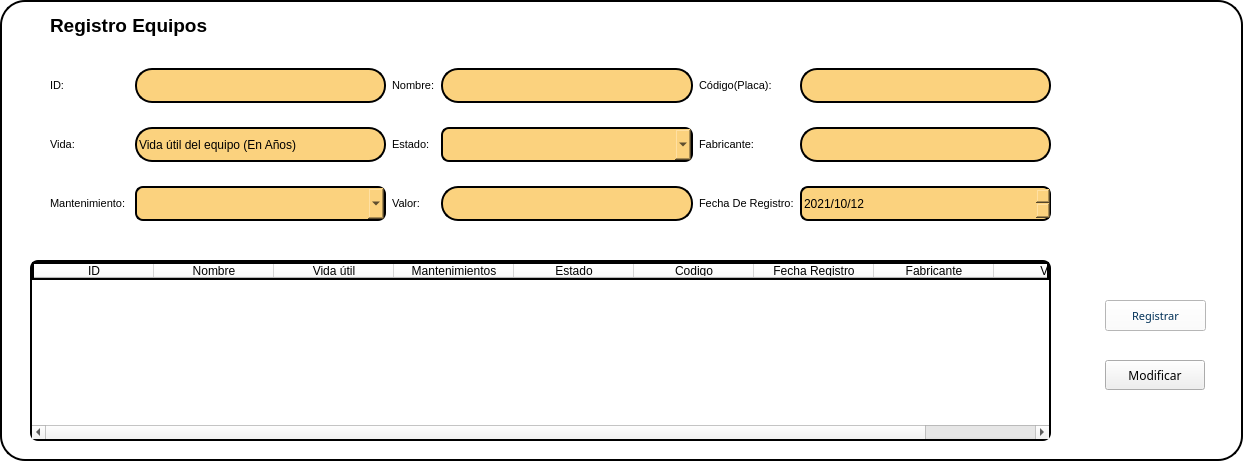
         <widget class="QFrame" name="frame_7">
          <property name="geometry">
           <rect>
            <x>0</x>
            <y>0</y>
            <width>1243</width>
            <height>461</height>
           </rect>
          </property>
          <property name="font">
           <font>
            <family>Montserrat</family>
           </font>
          </property>
          <property name="contextMenuPolicy">
           <enum>Qt::DefaultContextMenu</enum>
          </property>
          <property name="styleSheet">
           <string notr="true">QFrame{
border: 2px solid;
border-radius: 25px;
background: #ffffff;
}
QLineEdit{
Border: 2px solid black;
border-radius: 17px;
Background: #FBD27E;
}
</string>
          </property>
          <property name="frameShape">
           <enum>QFrame::StyledPanel</enum>
          </property>
          <property name="frameShadow">
           <enum>QFrame::Raised</enum>
          </property>
          <widget class="QWidget" name="gridLayoutWidget_9">
           <property name="geometry">
            <rect>
             <x>50</x>
             <y>50</y>
             <width>1001</width>
             <height>191</height>
            </rect>
           </property>
           <layout class="QGridLayout" name="gridLayout_9">
            <item row="0" column="1">
             <widget class="QLineEdit" name="lineEdit_39">
              <property name="minimumSize">
               <size>
                <width>0</width>
                <height>35</height>
               </size>
              </property>
              <property name="font">
               <font>
                <family>Arial</family>
               </font>
              </property>
              <property name="styleSheet">
               <string notr="true"/>
              </property>
             </widget>
            </item>
            <item row="0" column="0">
             <widget class="QLabel" name="label_74">
              <property name="font">
               <font>
                <family>Arial</family>
                <pointsize>8</pointsize>
               </font>
              </property>
              <property name="styleSheet">
               <string notr="true">QLabel{
border: white;
}</string>
              </property>
              <property name="text">
               <string>ID:</string>
              </property>
             </widget>
            </item>
            <item row="1" column="4">
             <widget class="QLabel" name="label_75">
              <property name="font">
               <font>
                <family>Arial</family>
                <pointsize>8</pointsize>
               </font>
              </property>
              <property name="styleSheet">
               <string notr="true">QLabel{
border: white;
}</string>
              </property>
              <property name="text">
               <string>Estado:</string>
              </property>
             </widget>
            </item>
            <item row="0" column="5">
             <widget class="QLineEdit" name="lineEdit_40">
              <property name="minimumSize">
               <size>
                <width>0</width>
                <height>35</height>
               </size>
              </property>
              <property name="font">
               <font>
                <family>Arial</family>
               </font>
              </property>
              <property name="styleSheet">
               <string notr="true"/>
              </property>
             </widget>
            </item>
            <item row="0" column="4">
             <widget class="QLabel" name="label_76">
              <property name="font">
               <font>
                <family>Arial</family>
                <pointsize>8</pointsize>
               </font>
              </property>
              <property name="styleSheet">
               <string notr="true">QLabel{
border: white;
}</string>
              </property>
              <property name="text">
               <string>Nombre:</string>
              </property>
             </widget>
            </item>
            <item row="0" column="7">
             <widget class="QLineEdit" name="lineEdit_41">
              <property name="minimumSize">
               <size>
                <width>0</width>
                <height>35</height>
               </size>
              </property>
              <property name="font">
               <font>
                <family>Arial</family>
               </font>
              </property>
              <property name="styleSheet">
               <string notr="true"/>
              </property>
             </widget>
            </item>
            <item row="0" column="6">
             <widget class="QLabel" name="label_77">
              <property name="font">
               <font>
                <family>Arial</family>
                <pointsize>8</pointsize>
               </font>
              </property>
              <property name="styleSheet">
               <string notr="true">QLabel{
border: white;
}</string>
              </property>
              <property name="text">
               <string>Código(Placa):</string>
              </property>
             </widget>
            </item>
            <item row="1" column="7">
             <widget class="QLineEdit" name="lineEdit_42">
              <property name="minimumSize">
               <size>
                <width>0</width>
                <height>35</height>
               </size>
              </property>
              <property name="font">
               <font>
                <family>Arial</family>
               </font>
              </property>
              <property name="styleSheet">
               <string notr="true"/>
              </property>
             </widget>
            </item>
            <item row="1" column="1">
             <widget class="QLineEdit" name="lineEdit_43">
              <property name="minimumSize">
               <size>
                <width>0</width>
                <height>35</height>
               </size>
              </property>
              <property name="font">
               <font>
                <family>Arial</family>
               </font>
              </property>
              <property name="styleSheet">
               <string notr="true"/>
              </property>
              <property name="text">
               <string>Vida útil del equipo (En Años)</string>
              </property>
             </widget>
            </item>
            <item row="1" column="0">
             <widget class="QLabel" name="label_79">
              <property name="font">
               <font>
                <family>Arial</family>
                <pointsize>8</pointsize>
               </font>
              </property>
              <property name="styleSheet">
               <string notr="true">QLabel{
border: white;
}</string>
              </property>
              <property name="text">
               <string>Vida:</string>
              </property>
             </widget>
            </item>
            <item row="1" column="6">
             <widget class="QLabel" name="label_80">
              <property name="font">
               <font>
                <family>Arial</family>
                <pointsize>8</pointsize>
               </font>
              </property>
              <property name="styleSheet">
               <string notr="true">QLabel{
border: white;
}</string>
              </property>
              <property name="text">
               <string>Fabricante:</string>
              </property>
             </widget>
            </item>
            <item row="2" column="6">
             <widget class="QLabel" name="label_81">
              <property name="font">
               <font>
                <family>Arial</family>
                <pointsize>8</pointsize>
               </font>
              </property>
              <property name="styleSheet">
               <string notr="true">QLabel{
border: white;
}</string>
              </property>
              <property name="text">
               <string>Fecha De Registro:</string>
              </property>
             </widget>
            </item>
            <item row="2" column="7">
             <widget class="QDateEdit" name="dateEdit_9">
              <property name="minimumSize">
               <size>
                <width>0</width>
                <height>35</height>
               </size>
              </property>
              <property name="font">
               <font>
                <family>Arial</family>
               </font>
              </property>
              <property name="styleSheet">
               <string notr="true">QDateEdit{
Border: 2px solid black;
Border-radius: 8px;
background:#FBD27E;
}</string>
              </property>
              <property name="dateTime">
               <datetime>
                <hour>0</hour>
                <minute>0</minute>
                <second>0</second>
                <year>2021</year>
                <month>10</month>
                <day>12</day>
               </datetime>
              </property>
              <property name="maximumDate">
               <date>
                <year>3000</year>
                <month>12</month>
                <day>31</day>
               </date>
              </property>
              <property name="minimumDate">
               <date>
                <year>2021</year>
                <month>5</month>
                <day>17</day>
               </date>
              </property>
              <property name="displayFormat">
               <string>yyyy/MM/d</string>
              </property>
             </widget>
            </item>
            <item row="2" column="0">
             <widget class="QLabel" name="label_82">
              <property name="font">
               <font>
                <family>Arial</family>
                <pointsize>8</pointsize>
               </font>
              </property>
              <property name="styleSheet">
               <string notr="true">QLabel{
border: white;
}</string>
              </property>
              <property name="text">
               <string>Mantenimiento: </string>
              </property>
             </widget>
            </item>
            <item row="2" column="4">
             <widget class="QLabel" name="label_83">
              <property name="font">
               <font>
                <family>Arial</family>
                <pointsize>8</pointsize>
               </font>
              </property>
              <property name="styleSheet">
               <string notr="true">QLabel{
border: white;
}</string>
              </property>
              <property name="text">
               <string>Valor:</string>
              </property>
             </widget>
            </item>
            <item row="2" column="5">
             <widget class="QLineEdit" name="lineEdit_44">
              <property name="minimumSize">
               <size>
                <width>0</width>
                <height>35</height>
               </size>
              </property>
              <property name="font">
               <font>
                <family>Arial</family>
               </font>
              </property>
              <property name="styleSheet">
               <string notr="true"/>
              </property>
             </widget>
            </item>
            <item row="1" column="5">
             <widget class="QComboBox" name="comboBoxEstadoEquipo">
              <property name="minimumSize">
               <size>
                <width>0</width>
                <height>35</height>
               </size>
              </property>
              <property name="font">
               <font>
                <family>Arial</family>
                <stylestrategy>PreferDefault</stylestrategy>
               </font>
              </property>
              <property name="styleSheet">
               <string notr="true">QComboBox{
Border: 2px solid black;
Border-radius: 8px;
background:#FBD27E;
}</string>
              </property>
              <property name="insertPolicy">
               <enum>QComboBox::InsertAtBottom</enum>
              </property>
              <property name="sizeAdjustPolicy">
               <enum>QComboBox::AdjustToContents</enum>
              </property>
              <property name="frame">
               <bool>false</bool>
              </property>
             </widget>
            </item>
            <item row="2" column="1">
             <widget class="QComboBox" name="comboBoxMantenimientoEquipo">
              <property name="minimumSize">
               <size>
                <width>0</width>
                <height>35</height>
               </size>
              </property>
              <property name="font">
               <font>
                <family>Arial</family>
                <stylestrategy>PreferDefault</stylestrategy>
               </font>
              </property>
              <property name="styleSheet">
               <string notr="true">QComboBox{
Border: 2px solid black;
Border-radius: 8px;
background:#FBD27E;
}</string>
              </property>
              <property name="insertPolicy">
               <enum>QComboBox::InsertAtBottom</enum>
              </property>
              <property name="sizeAdjustPolicy">
               <enum>QComboBox::AdjustToContents</enum>
              </property>
              <property name="frame">
               <bool>false</bool>
              </property>
             </widget>
            </item>
           </layout>
          </widget>
          <widget class="QPushButton" name="pushButton_20">
           <property name="geometry">
            <rect>
             <x>1105</x>
             <y>360</y>
             <width>100</width>
             <height>30</height>
            </rect>
           </property>
           <property name="font">
            <font>
             <family>Montserrat</family>
            </font>
           </property>
           <property name="mouseTracking">
            <bool>false</bool>
           </property>
           <property name="text">
            <string>Modificar</string>
           </property>
           <property name="icon">
            <iconset resource="resources.qrc">
             <normaloff>:/Icon/Recursos/Modificar.png</normaloff>:/Icon/Recursos/Modificar.png</iconset>
           </property>
           <property name="iconSize">
            <size>
             <width>100</width>
             <height>44</height>
            </size>
           </property>
           <property name="autoDefault">
            <bool>false</bool>
           </property>
           <property name="default">
            <bool>false</bool>
           </property>
          </widget>
          <widget class="QPushButton" name="pushButton_21">
           <property name="geometry">
            <rect>
             <x>1105</x>
             <y>300</y>
             <width>101</width>
             <height>31</height>
            </rect>
           </property>
           <property name="palette">
            <palette>
             <active>
              <colorrole role="WindowText">
               <brush brushstyle="SolidPattern">
                <color alpha="255">
                 <red>0</red>
                 <green>48</green>
                 <blue>87</blue>
                </color>
               </brush>
              </colorrole>
              <colorrole role="Button">
               <brush brushstyle="SolidPattern">
                <color alpha="255">
                 <red>255</red>
                 <green>255</green>
                 <blue>255</blue>
                </color>
               </brush>
              </colorrole>
              <colorrole role="Light">
               <brush brushstyle="SolidPattern">
                <color alpha="255">
                 <red>0</red>
                 <green>72</green>
                 <blue>131</blue>
                </color>
               </brush>
              </colorrole>
              <colorrole role="Midlight">
               <brush brushstyle="SolidPattern">
                <color alpha="255">
                 <red>0</red>
                 <green>60</green>
                 <blue>109</blue>
                </color>
               </brush>
              </colorrole>
              <colorrole role="Dark">
               <brush brushstyle="SolidPattern">
                <color alpha="255">
                 <red>0</red>
                 <green>24</green>
                 <blue>43</blue>
                </color>
               </brush>
              </colorrole>
              <colorrole role="Mid">
               <brush brushstyle="SolidPattern">
                <color alpha="255">
                 <red>0</red>
                 <green>32</green>
                 <blue>58</blue>
                </color>
               </brush>
              </colorrole>
              <colorrole role="Text">
               <brush brushstyle="SolidPattern">
                <color alpha="255">
                 <red>0</red>
                 <green>48</green>
                 <blue>87</blue>
                </color>
               </brush>
              </colorrole>
              <colorrole role="BrightText">
               <brush brushstyle="SolidPattern">
                <color alpha="255">
                 <red>255</red>
                 <green>255</green>
                 <blue>255</blue>
                </color>
               </brush>
              </colorrole>
              <colorrole role="ButtonText">
               <brush brushstyle="SolidPattern">
                <color alpha="255">
                 <red>0</red>
                 <green>48</green>
                 <blue>87</blue>
                </color>
               </brush>
              </colorrole>
              <colorrole role="Base">
               <brush brushstyle="SolidPattern">
                <color alpha="255">
                 <red>255</red>
                 <green>255</green>
                 <blue>255</blue>
                </color>
               </brush>
              </colorrole>
              <colorrole role="Window">
               <brush brushstyle="SolidPattern">
                <color alpha="255">
                 <red>255</red>
                 <green>255</green>
                 <blue>255</blue>
                </color>
               </brush>
              </colorrole>
              <colorrole role="Shadow">
               <brush brushstyle="SolidPattern">
                <color alpha="255">
                 <red>0</red>
                 <green>0</green>
                 <blue>0</blue>
                </color>
               </brush>
              </colorrole>
              <colorrole role="AlternateBase">
               <brush brushstyle="SolidPattern">
                <color alpha="255">
                 <red>0</red>
                 <green>24</green>
                 <blue>43</blue>
                </color>
               </brush>
              </colorrole>
              <colorrole role="ToolTipBase">
               <brush brushstyle="SolidPattern">
                <color alpha="255">
                 <red>255</red>
                 <green>255</green>
                 <blue>220</blue>
                </color>
               </brush>
              </colorrole>
              <colorrole role="ToolTipText">
               <brush brushstyle="SolidPattern">
                <color alpha="255">
                 <red>0</red>
                 <green>0</green>
                 <blue>0</blue>
                </color>
               </brush>
              </colorrole>
             </active>
             <inactive>
              <colorrole role="WindowText">
               <brush brushstyle="SolidPattern">
                <color alpha="255">
                 <red>0</red>
                 <green>48</green>
                 <blue>87</blue>
                </color>
               </brush>
              </colorrole>
              <colorrole role="Button">
               <brush brushstyle="SolidPattern">
                <color alpha="255">
                 <red>255</red>
                 <green>255</green>
                 <blue>255</blue>
                </color>
               </brush>
              </colorrole>
              <colorrole role="Light">
               <brush brushstyle="SolidPattern">
                <color alpha="255">
                 <red>0</red>
                 <green>72</green>
                 <blue>131</blue>
                </color>
               </brush>
              </colorrole>
              <colorrole role="Midlight">
               <brush brushstyle="SolidPattern">
                <color alpha="255">
                 <red>0</red>
                 <green>60</green>
                 <blue>109</blue>
                </color>
               </brush>
              </colorrole>
              <colorrole role="Dark">
               <brush brushstyle="SolidPattern">
                <color alpha="255">
                 <red>0</red>
                 <green>24</green>
                 <blue>43</blue>
                </color>
               </brush>
              </colorrole>
              <colorrole role="Mid">
               <brush brushstyle="SolidPattern">
                <color alpha="255">
                 <red>0</red>
                 <green>32</green>
                 <blue>58</blue>
                </color>
               </brush>
              </colorrole>
              <colorrole role="Text">
               <brush brushstyle="SolidPattern">
                <color alpha="255">
                 <red>0</red>
                 <green>48</green>
                 <blue>87</blue>
                </color>
               </brush>
              </colorrole>
              <colorrole role="BrightText">
               <brush brushstyle="SolidPattern">
                <color alpha="255">
                 <red>255</red>
                 <green>255</green>
                 <blue>255</blue>
                </color>
               </brush>
              </colorrole>
              <colorrole role="ButtonText">
               <brush brushstyle="SolidPattern">
                <color alpha="255">
                 <red>0</red>
                 <green>48</green>
                 <blue>87</blue>
                </color>
               </brush>
              </colorrole>
              <colorrole role="Base">
               <brush brushstyle="SolidPattern">
                <color alpha="255">
                 <red>255</red>
                 <green>255</green>
                 <blue>255</blue>
                </color>
               </brush>
              </colorrole>
              <colorrole role="Window">
               <brush brushstyle="SolidPattern">
                <color alpha="255">
                 <red>255</red>
                 <green>255</green>
                 <blue>255</blue>
                </color>
               </brush>
              </colorrole>
              <colorrole role="Shadow">
               <brush brushstyle="SolidPattern">
                <color alpha="255">
                 <red>0</red>
                 <green>0</green>
                 <blue>0</blue>
                </color>
               </brush>
              </colorrole>
              <colorrole role="AlternateBase">
               <brush brushstyle="SolidPattern">
                <color alpha="255">
                 <red>0</red>
                 <green>24</green>
                 <blue>43</blue>
                </color>
               </brush>
              </colorrole>
              <colorrole role="ToolTipBase">
               <brush brushstyle="SolidPattern">
                <color alpha="255">
                 <red>255</red>
                 <green>255</green>
                 <blue>220</blue>
                </color>
               </brush>
              </colorrole>
              <colorrole role="ToolTipText">
               <brush brushstyle="SolidPattern">
                <color alpha="255">
                 <red>0</red>
                 <green>0</green>
                 <blue>0</blue>
                </color>
               </brush>
              </colorrole>
             </inactive>
             <disabled>
              <colorrole role="WindowText">
               <brush brushstyle="SolidPattern">
                <color alpha="255">
                 <red>0</red>
                 <green>24</green>
                 <blue>43</blue>
                </color>
               </brush>
              </colorrole>
              <colorrole role="Button">
               <brush brushstyle="SolidPattern">
                <color alpha="255">
                 <red>255</red>
                 <green>255</green>
                 <blue>255</blue>
                </color>
               </brush>
              </colorrole>
              <colorrole role="Light">
               <brush brushstyle="SolidPattern">
                <color alpha="255">
                 <red>0</red>
                 <green>72</green>
                 <blue>131</blue>
                </color>
               </brush>
              </colorrole>
              <colorrole role="Midlight">
               <brush brushstyle="SolidPattern">
                <color alpha="255">
                 <red>0</red>
                 <green>60</green>
                 <blue>109</blue>
                </color>
               </brush>
              </colorrole>
              <colorrole role="Dark">
               <brush brushstyle="SolidPattern">
                <color alpha="255">
                 <red>0</red>
                 <green>24</green>
                 <blue>43</blue>
                </color>
               </brush>
              </colorrole>
              <colorrole role="Mid">
               <brush brushstyle="SolidPattern">
                <color alpha="255">
                 <red>0</red>
                 <green>32</green>
                 <blue>58</blue>
                </color>
               </brush>
              </colorrole>
              <colorrole role="Text">
               <brush brushstyle="SolidPattern">
                <color alpha="255">
                 <red>0</red>
                 <green>24</green>
                 <blue>43</blue>
                </color>
               </brush>
              </colorrole>
              <colorrole role="BrightText">
               <brush brushstyle="SolidPattern">
                <color alpha="255">
                 <red>255</red>
                 <green>255</green>
                 <blue>255</blue>
                </color>
               </brush>
              </colorrole>
              <colorrole role="ButtonText">
               <brush brushstyle="SolidPattern">
                <color alpha="255">
                 <red>0</red>
                 <green>24</green>
                 <blue>43</blue>
                </color>
               </brush>
              </colorrole>
              <colorrole role="Base">
               <brush brushstyle="SolidPattern">
                <color alpha="255">
                 <red>255</red>
                 <green>255</green>
                 <blue>255</blue>
                </color>
               </brush>
              </colorrole>
              <colorrole role="Window">
               <brush brushstyle="SolidPattern">
                <color alpha="255">
                 <red>255</red>
                 <green>255</green>
                 <blue>255</blue>
                </color>
               </brush>
              </colorrole>
              <colorrole role="Shadow">
               <brush brushstyle="SolidPattern">
                <color alpha="255">
                 <red>0</red>
                 <green>0</green>
                 <blue>0</blue>
                </color>
               </brush>
              </colorrole>
              <colorrole role="AlternateBase">
               <brush brushstyle="SolidPattern">
                <color alpha="255">
                 <red>0</red>
                 <green>48</green>
                 <blue>87</blue>
                </color>
               </brush>
              </colorrole>
              <colorrole role="ToolTipBase">
               <brush brushstyle="SolidPattern">
                <color alpha="255">
                 <red>255</red>
                 <green>255</green>
                 <blue>220</blue>
                </color>
               </brush>
              </colorrole>
              <colorrole role="ToolTipText">
               <brush brushstyle="SolidPattern">
                <color alpha="255">
                 <red>0</red>
                 <green>0</green>
                 <blue>0</blue>
                </color>
               </brush>
              </colorrole>
             </disabled>
            </palette>
           </property>
           <property name="font">
            <font>
             <family>Montserrat</family>
             <pointsize>8</pointsize>
            </font>
           </property>
           <property name="mouseTracking">
            <bool>false</bool>
           </property>
           <property name="text">
            <string>Registrar</string>
           </property>
           <property name="icon">
            <iconset resource="resources.qrc">
             <normaloff>:/Icon/Recursos/Registrar.png</normaloff>:/Icon/Recursos/Registrar.png</iconset>
           </property>
           <property name="iconSize">
            <size>
             <width>100</width>
             <height>44</height>
            </size>
           </property>
           <property name="autoDefault">
            <bool>false</bool>
           </property>
           <property name="default">
            <bool>false</bool>
           </property>
          </widget>
          <widget class="QLabel" name="label_84">
           <property name="geometry">
            <rect>
             <x>50</x>
             <y>10</y>
             <width>321</width>
             <height>31</height>
            </rect>
           </property>
           <property name="font">
            <font>
             <family>Arial</family>
             <pointsize>14</pointsize>
             <weight>75</weight>
             <bold>true</bold>
            </font>
           </property>
           <property name="styleSheet">
            <string notr="true">QLabel{
border: white;
}</string>
           </property>
           <property name="text">
            <string>Registro Equipos</string>
           </property>
          </widget>
          <widget class="QTableWidget" name="Tequipos">
           <property name="geometry">
            <rect>
             <x>30</x>
             <y>260</y>
             <width>1021</width>
             <height>181</height>
            </rect>
           </property>
           <property name="styleSheet">
            <string notr="true">QTableWidget{
border-radius: 8px 
}</string>
           </property>
           <property name="rowCount">
            <number>0</number>
           </property>
           <property name="columnCount">
            <number>9</number>
           </property>
           <attribute name="horizontalHeaderDefaultSectionSize">
            <number>120</number>
           </attribute>
           <attribute name="horizontalHeaderMinimumSectionSize">
            <number>40</number>
           </attribute>
           <attribute name="verticalHeaderDefaultSectionSize">
            <number>30</number>
           </attribute>
           <column>
            <property name="text">
             <string>ID</string>
            </property>
           </column>
           <column>
            <property name="text">
             <string>Nombre</string>
            </property>
           </column>
           <column>
            <property name="text">
             <string>Vida útil</string>
            </property>
           </column>
           <column>
            <property name="text">
             <string>Mantenimientos</string>
            </property>
           </column>
           <column>
            <property name="text">
             <string>Estado</string>
            </property>
           </column>
           <column>
            <property name="text">
             <string>Codigo</string>
            </property>
           </column>
           <column>
            <property name="text">
             <string>Fecha Registro</string>
            </property>
           </column>
           <column>
            <property name="text">
             <string>Fabricante</string>
            </property>
           </column>
           <column>
            <property name="text">
             <string>Valor</string>
            </property>
           </column>
          </widget>
         </widget>
